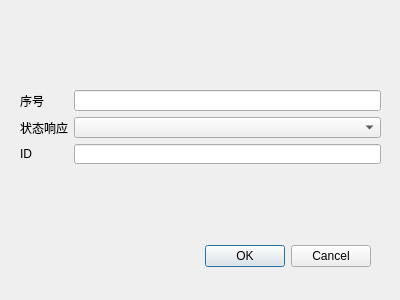
<?xml version="1.0" encoding="UTF-8"?>
<ui version="4.0">
 <class>Dialog</class>
 <widget class="QDialog" name="Dialog">
  <property name="geometry">
   <rect>
    <x>0</x>
    <y>0</y>
    <width>400</width>
    <height>300</height>
   </rect>
  </property>
  <property name="windowTitle">
   <string>Dialog</string>
  </property>
  <widget class="QDialogButtonBox" name="buttonBox">
   <property name="geometry">
    <rect>
     <x>30</x>
     <y>240</y>
     <width>341</width>
     <height>32</height>
    </rect>
   </property>
   <property name="orientation">
    <enum>Qt::Horizontal</enum>
   </property>
   <property name="standardButtons">
    <set>QDialogButtonBox::Cancel|QDialogButtonBox::Ok</set>
   </property>
  </widget>
  <widget class="QWidget" name="layoutWidget">
   <property name="geometry">
    <rect>
     <x>20</x>
     <y>90</y>
     <width>361</width>
     <height>74</height>
    </rect>
   </property>
   <layout class="QGridLayout" name="gridLayout">
    <item row="0" column="0">
     <widget class="QLabel" name="label_5">
      <property name="text">
       <string>序号</string>
      </property>
     </widget>
    </item>
    <item row="0" column="1">
     <widget class="QLineEdit" name="SequencelineEdit"/>
    </item>
    <item row="1" column="0">
     <widget class="QLabel" name="label">
      <property name="text">
       <string>状态响应</string>
      </property>
     </widget>
    </item>
    <item row="1" column="1">
     <widget class="QComboBox" name="StatusComboBox"/>
    </item>
    <item row="2" column="0">
     <widget class="QLabel" name="label_2">
      <property name="text">
       <string>ID</string>
      </property>
     </widget>
    </item>
    <item row="2" column="1">
     <widget class="QLineEdit" name="IDlineEdit"/>
    </item>
   </layout>
  </widget>
 </widget>
 <resources/>
 <connections>
  <connection>
   <sender>buttonBox</sender>
   <signal>accepted()</signal>
   <receiver>Dialog</receiver>
   <slot>accept()</slot>
   <hints>
    <hint type="sourcelabel">
     <x>248</x>
     <y>254</y>
    </hint>
    <hint type="destinationlabel">
     <x>157</x>
     <y>274</y>
    </hint>
   </hints>
  </connection>
  <connection>
   <sender>buttonBox</sender>
   <signal>rejected()</signal>
   <receiver>Dialog</receiver>
   <slot>reject()</slot>
   <hints>
    <hint type="sourcelabel">
     <x>316</x>
     <y>260</y>
    </hint>
    <hint type="destinationlabel">
     <x>286</x>
     <y>274</y>
    </hint>
   </hints>
  </connection>
 </connections>
</ui>
